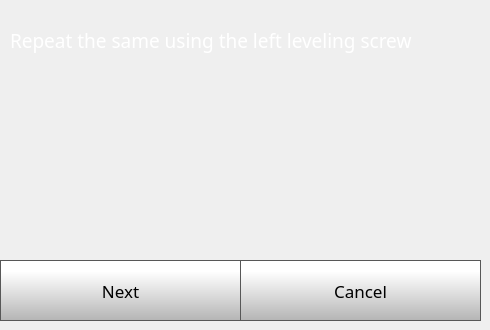
    <widget class="QWidget" name="quickStep4Page">
     <widget class="QPushButton" name="quickStep4NextButton">
      <property name="geometry">
       <rect>
        <x>0</x>
        <y>260</y>
        <width>241</width>
        <height>61</height>
       </rect>
      </property>
      <property name="font">
       <font>
        <family>Gotham</family>
        <pointsize>13</pointsize>
       </font>
      </property>
      <property name="styleSheet">
       <string notr="true">QPushButton {
     border: 1px solid rgb(87, 87, 87);
	background-color: qlineargradient(spread:pad, x1:0, y1:1, x2:0, y2:0.188, stop:0 rgba(180, 180, 180, 255), stop:1 rgba(255, 255, 255, 255));


}

QPushButton:pressed {
    background-color: qlineargradient(x1: 0, y1: 0, x2: 0, y2: 1,
                                      stop: 0 #dadbde, stop: 1 #f6f7fa);
}

QPushButton:flat {
    border: none; /* no border for a flat push button */
}

QPushButton:default {
    border-color: navy; /* make the default button prominent */
}

QPushButton:focus {
	outline: none;
}</string>
      </property>
      <property name="text">
       <string>Next</string>
      </property>
      <property name="iconSize">
       <size>
        <width>40</width>
        <height>40</height>
       </size>
      </property>
     </widget>
     <widget class="QPushButton" name="quickStep4CancelButton">
      <property name="geometry">
       <rect>
        <x>240</x>
        <y>260</y>
        <width>241</width>
        <height>61</height>
       </rect>
      </property>
      <property name="font">
       <font>
        <family>Gotham</family>
        <pointsize>13</pointsize>
       </font>
      </property>
      <property name="styleSheet">
       <string notr="true">QPushButton {
     border: 1px solid rgb(87, 87, 87);
	background-color: qlineargradient(spread:pad, x1:0, y1:1, x2:0, y2:0.188, stop:0 rgba(180, 180, 180, 255), stop:1 rgba(255, 255, 255, 255));


}

QPushButton:pressed {
    background-color: qlineargradient(x1: 0, y1: 0, x2: 0, y2: 1,
                                      stop: 0 #dadbde, stop: 1 #f6f7fa);
}

QPushButton:flat {
    border: none; /* no border for a flat push button */
}

QPushButton:default {
    border-color: navy; /* make the default button prominent */
}

QPushButton:focus {
	outline: none;
}</string>
      </property>
      <property name="text">
       <string>Cancel</string>
      </property>
      <property name="iconSize">
       <size>
        <width>40</width>
        <height>40</height>
       </size>
      </property>
     </widget>
     <widget class="QLabel" name="caliberateLabel_12">
      <property name="geometry">
       <rect>
        <x>10</x>
        <y>10</y>
        <width>471</width>
        <height>61</height>
       </rect>
      </property>
      <property name="font">
       <font>
        <family>Gotham</family>
        <pointsize>14</pointsize>
        <weight>50</weight>
        <bold>false</bold>
       </font>
      </property>
      <property name="styleSheet">
       <string notr="true">color: rgb(255, 255, 255);</string>
      </property>
      <property name="text">
       <string>Repeat the same using the left leveling screw</string>
      </property>
      <property name="wordWrap">
       <bool>true</bool>
      </property>
     </widget>
    </widget>
